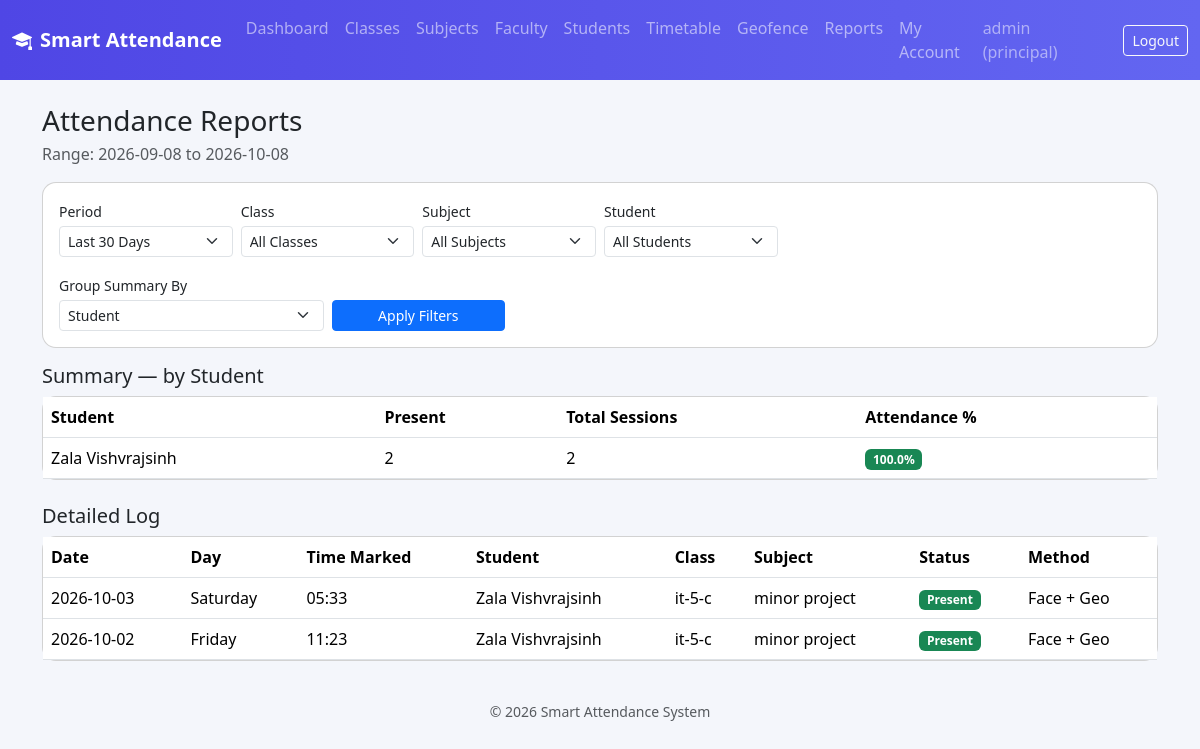
Screenshot of /principal/attendance (signed in) with the database file from the repository.
### models.py (models this page shows)
class User(db.Model, UserMixin):
    __tablename__ = "users"
    id = db.Column(db.Integer, primary_key=True)
    username = db.Column(db.String(80), unique=True, nullable=False)
    email = db.Column(db.String(120), unique=True, nullable=False)
    password_hash = db.Column(db.String(200), nullable=False)
    role = db.Column(db.String(20), nullable=False)  # principal / faculty / student
    created_at = db.Column(db.DateTime, default=datetime.utcnow)
    faculty_profile = db.relationship("Faculty", backref="user", uselist=False)
    student_profile = db.relationship("Student", backref="user", uselist=False)

class Student(db.Model):
    __tablename__ = "students"
    id = db.Column(db.Integer, primary_key=True)
    user_id = db.Column(db.Integer, db.ForeignKey("users.id"), nullable=False)
    name = db.Column(db.String(120), nullable=False)
    class_id = db.Column(db.Integer, db.ForeignKey("classes.id"), nullable=False)
    face_registered = db.Column(db.Boolean, default=False)
    face_images = db.relationship("FaceImage", backref="student", cascade="all, delete-orphan")
    attendance_records = db.relationship("Attendance", backref="student", cascade="all, delete-orphan")

class Attendance(db.Model):
    __tablename__ = "attendance"
    id = db.Column(db.Integer, primary_key=True)
    student_id = db.Column(db.Integer, db.ForeignKey("students.id"), nullable=False)
    subject_id = db.Column(db.Integer, db.ForeignKey("subjects.id"), nullable=False)
    timetable_id = db.Column(db.Integer, db.ForeignKey("timetable.id"), nullable=True)
    date = db.Column(db.Date, nullable=False)
    marked_at = db.Column(db.DateTime, default=datetime.utcnow)
    status = db.Column(db.String(10), nullable=False)  # Present / Absent
    method = db.Column(db.String(20), default="manual")  # manual / face_geo
    latitude = db.Column(db.Float, nullable=True)
    longitude = db.Column(db.Float, nullable=True)
    subject = db.relationship("Subject", backref="attendance_records")

class ClassModel(db.Model):
    __tablename__ = "classes"
    id = db.Column(db.Integer, primary_key=True)
    name = db.Column(db.String(80), unique=True, nullable=False)
    subjects = db.relationship("Subject", backref="class_", cascade="all, delete-orphan")
    students = db.relationship("Student", backref="class_", cascade="all, delete-orphan")
    location = db.relationship("ClassLocation", backref="class_", uselist=False,
                                cascade="all, delete-orphan")

class Subject(db.Model):
    __tablename__ = "subjects"
    id = db.Column(db.Integer, primary_key=True)
    name = db.Column(db.String(120), nullable=False)
    class_id = db.Column(db.Integer, db.ForeignKey("classes.id"), nullable=False)

### routes/principal.py (the view)
@principal_bp.route("/attendance")
@login_required
@role_required("principal")
def attendance_report():
    class_id = request.args.get("class_id", type=int)
    subject_id = request.args.get("subject_id", type=int)
    student_id = request.args.get("student_id", type=int)
    period = request.args.get("period", "month")
    group_by = request.args.get("group_by", "student")
    custom_start = request.args.get("start_date")
    custom_end = request.args.get("end_date")
    start, end = resolve_period(period, custom_start, custom_end)
    query = Attendance.query.join(Student)
    if class_id:
        query = query.filter(Student.class_id == class_id)
    if subject_id:
        query = query.filter(Attendance.subject_id == subject_id)
    if student_id:
        query = query.filter(Attendance.student_id == student_id)
    query = apply_date_range(query, Attendance.date, start, end)
    records = query.order_by(Attendance.date.desc(), Attendance.marked_at.desc()).all()
    group_funcs = {
        "student": (lambda r: r.student_id, lambda k: Student.query.get(k).name if Student.query.get(k) else "Unknown"),
        "subject": (lambda r: r.subject_id, lambda k: Subject.query.get(k).name if Subject.query.get(k) else "Unknown"),
        "class": (lambda r: r.student.class_id, lambda k: ClassModel.query.get(k).name if ClassModel.query.get(k) else "Unknown"),
        "week": (week_bucket_of_record, week_label),
        "month": (month_bucket_of_record, month_label),
    }
    key_func, label_func = group_funcs.get(group_by, group_funcs["student"])
    summary_rows = summarize(records, key_func, label_func)
    detail_records = records[:500]
    return render_template(
        "principal/attendance_report.html",
        records=detail_records,
        summary_rows=summary_rows,
        classes=ClassModel.query.order_by(ClassModel.name).all(),
        subjects=Subject.query.order_by(Subject.name).all(),
        students=Student.query.order_by(Student.name).all(),
        selected_class=class_id,
        selected_subject=subject_id,
        selected_student=student_id,
        selected_period=period,
        selected_group_by=group_by,
        start_date=custom_start or "",
        end_date=custom_end or "",
        period_choices=PERIOD_CHOICES,
        range_label=f"{start} to {end}" if start and end else "All Time",
    )

### app.py (called while the page is built)
@login_manager.user_loader
def load_user(user_id):
    return User.query.get(int(user_id))

### utils/report_utils.py (called while the page is built, shortened)
def resolve_period(period, custom_start=None, custom_end=None):
    today = date.today()
    if period == "week":
        return today - timedelta(days=7), today
    if period == "month":
        return today - timedelta(days=30), today

def apply_date_range(query, date_column, start, end):
    if start:
        query = query.filter(date_column >= start)
    if end:
        query = query.filter(date_column <= end)
    return query

def summarize(records, key_func, label_func):
    buckets = defaultdict(lambda: {"total": 0, "present": 0})
    for r in records:
        key = key_func(r)
        buckets[key]["total"] += 1
        if r.status == "Present":
            buckets[key]["present"] += 1
    rows = []
    for key, v in buckets.items():
        pct = round((v["present"] / v["total"]) * 100, 1) if v["total"] else 0.0
        rows.append({"label": label_func(key), "total": v["total"], "present": v["present"], "pct": pct})
    rows.sort(key=lambda r: r["label"])
    return rows

### templates/principal/attendance_report.html (shortened to what this page needs)
{% extends "base.html" %}
{% block content %}
<h3 class="mb-1">Attendance Reports</h3>
<p class="text-muted">Range: {{ range_label }}</p>
<form method="GET" class="card p-3 mb-3">
  <div class="row g-2 align-items-end">
    <div class="col-md-2">
      <label class="form-label small mb-1">Period</label>
      <select class="form-select form-select-sm" name="period" id="periodSelect" onchange="toggleCustomRange()">
        {% for value, label in period_choices %}
        <option value="{{ value }}" {% if selected_period == value %}selected{% endif %}>{{ label }}</option>
        {% endfor %}
      </select>
    </div>
    <div class="col-md-2">
      <label class="form-label small mb-1">Class</label>
      <select class="form-select form-select-sm" name="class_id">
        <option value="">All Classes</option>
      </select>
    </div>
    <div class="col-md-2">
      <label class="form-label small mb-1">Subject</label>
      <select class="form-select form-select-sm" name="subject_id">
        <option value="">All Subjects</option>
      </select>
    </div>
    <div class="col-md-2">
      <label class="form-label small mb-1">Student</label>
      <select class="form-select form-select-sm" name="student_id">
        <option value="">All Students</option>
      </select>
    </div>
  </div>
  <div class="row g-2 align-items-end mt-2">
    <div class="col-md-3">
      <label class="form-label small mb-1">Group Summary By</label>
      <select class="form-select form-select-sm" name="group_by">
        <option value="student" {% if selected_group_by == 'student' %}selected{% endif %}>Student</option>
      </select>
    </div>
    <div class="col-md-2">
      <button class="btn btn-primary btn-sm w-100">Apply Filters</button>
    </div>
  </div>
</form>
<h5 class="mb-2">Summary &mdash; by {{ selected_group_by|capitalize }}</h5>
<div class="card mb-4">
  <table class="table mb-0">
    <thead><tr><th>{{ selected_group_by|capitalize }}</th><th>Present</th><th>Total Sessions</th><th>Attendance %</th></tr></thead>
    <tbody>
      {% for row in summary_rows %}
      <tr>
        <td>{{ row.label }}</td>
        <td>{{ row.present }}</td>
        <td>{{ row.total }}</td>
        <td>
          <span class="badge {% if row.pct >= 75 %}bg-success{% elif row.pct >= 50 %}bg-warning text-dark{% else %}bg-danger{% endif %}">{{ row.pct }}%</span>
        </td>
      </tr>
      {% else %}
      <tr><td colspan="4" class="text-center text-muted py-4">No records found for this filter.</td></tr>
      {% endfor %}
    </tbody>
  </table>
</div>
<h5 class="mb-2">Detailed Log</h5>
<div class="card">
  <table class="table mb-0">
    <thead><tr><th>Date</th><th>Day</th><th>Time Marked</th><th>Student</th><th>Class</th><th>Subject</th><th>Status</th><th>Method</th></tr></thead>
    <tbody>
      {% for r in records %}
      <tr>
        <td>{{ r.date }}</td>
        <td>{{ r.date.strftime('%A') }}</td>
        <td>{{ r.marked_at.strftime('%H:%M') if r.marked_at else '-' }}</td>
        <td>{{ r.student.name }}</td>
        <td>{{ r.student.class_.name }}</td>
        <td>{{ r.subject.name }}</td>
        <td>
          {% if r.status == 'Present' %}<span class="badge bg-success">Present</span>
          {% else %}<span class="badge bg-danger">Absent</span>{% endif %}
        </td>
        <td>{{ 'Face + Geo' if r.method == 'face_geo' else 'Manual' }}</td>
      </tr>
      {% else %}
      <tr><td colspan="8" class="text-center text-muted py-4">No attendance records found.</td></tr>
      {% endfor %}
    </tbody>
  </table>
</div>
{% endblock %}

### templates/base.html (shortened to what this page needs)
<!DOCTYPE html>
<html lang="en">
<head>
<link href="https://cdn.jsdelivr.net/npm/bootstrap@5.3.3/dist/css/bootstrap.min.css" rel="stylesheet">
<link href="https://cdn.jsdelivr.net/npm/bootstrap-icons@1.11.3/font/bootstrap-icons.css" rel="stylesheet">
<link rel="stylesheet" href="{{ url_for('static', filename='css/style.css') }}">
</head>
<body>
{% if current_user.is_authenticated %}
<nav class="navbar navbar-expand-lg navbar-dark app-navbar">
  <div class="container-fluid">
    <a class="navbar-brand fw-bold" href="/"><i class="bi bi-mortarboard-fill me-2"></i>Smart Attendance</a>
    <div class="collapse navbar-collapse" id="nav">
      <ul class="navbar-nav me-auto">
        {% if current_user.role == 'principal' %}
        <li class="nav-item"><a class="nav-link" href="{{ url_for('principal.dashboard') }}">Dashboard</a></li>
        <li class="nav-item"><a class="nav-link" href="{{ url_for('principal.classes') }}">Classes</a></li>
        <li class="nav-item"><a class="nav-link" href="{{ url_for('principal.subjects') }}">Subjects</a></li>
        <li class="nav-item"><a class="nav-link" href="{{ url_for('principal.faculty') }}">Faculty</a></li>
        <li class="nav-item"><a class="nav-link" href="{{ url_for('principal.students') }}">Students</a></li>
        <li class="nav-item"><a class="nav-link" href="{{ url_for('principal.timetable') }}">Timetable</a></li>
        <li class="nav-item"><a class="nav-link" href="{{ url_for('principal.locations') }}">Geofence</a></li>
        <li class="nav-item"><a class="nav-link" href="{{ url_for('principal.attendance_report') }}">Reports</a></li>
        <li class="nav-item"><a class="nav-link" href="{{ url_for('principal.settings') }}">My Account</a></li>
        {% elif current_user.role == 'faculty' %}
        <li class="nav-item"><a class="nav-link" href="{{ url_for('faculty.dashboard') }}">Dashboard</a></li>
        <li class="nav-item"><a class="nav-link" href="{{ url_for('faculty.settings') }}">My Account</a></li>
        {% endif %}
      </ul>
      <span class="navbar-text text-white-50 me-3">{{ current_user.username }} ({{ current_user.role }})</span>
      <a class="btn btn-outline-light btn-sm" href="{{ url_for('auth.logout') }}">Logout</a>
    </div>
  </div>
</nav>
{% endif %}
<div class="container py-4">
  {% block content %}{% endblock %}
</div>
<footer class="text-center text-muted small py-3">&copy; {{ current_year }} Smart Attendance System</footer>
</body>
</html>

### static/css/style.css (style rules this page uses)
body { background: #f4f6fb; font-family: 'Segoe UI', system-ui, sans-serif; }
.app-navbar { background: linear-gradient(90deg, #4f46e5, #6366f1); }
.card { border-radius: 14px; }
table thead { background: #eef0fb; }

### rows the page displays
User: username "admin", role "principal"
Student: label "Zala Vishvrajsinh", present "2", total "2", pct "100.0"
Attendance: date "2026-10-03", date "Saturday", marked_at "05:33", student.name "Zala Vishvrajsinh", student.class_.name "it-5-c", subject.name "minor project", status "Present", method "Face + Geo"
Attendance: date "2026-10-02", date "Friday", marked_at "11:23", student.name "Zala Vishvrajsinh", student.class_.name "it-5-c", subject.name "minor project", status "Present", method "Face + Geo"

### other values shown
{{ range_label }} "2026-09-08 to 2026-10-08"
{{ selected_group_by|capitalize }} "Student"
form field period "Last 30 Days"
